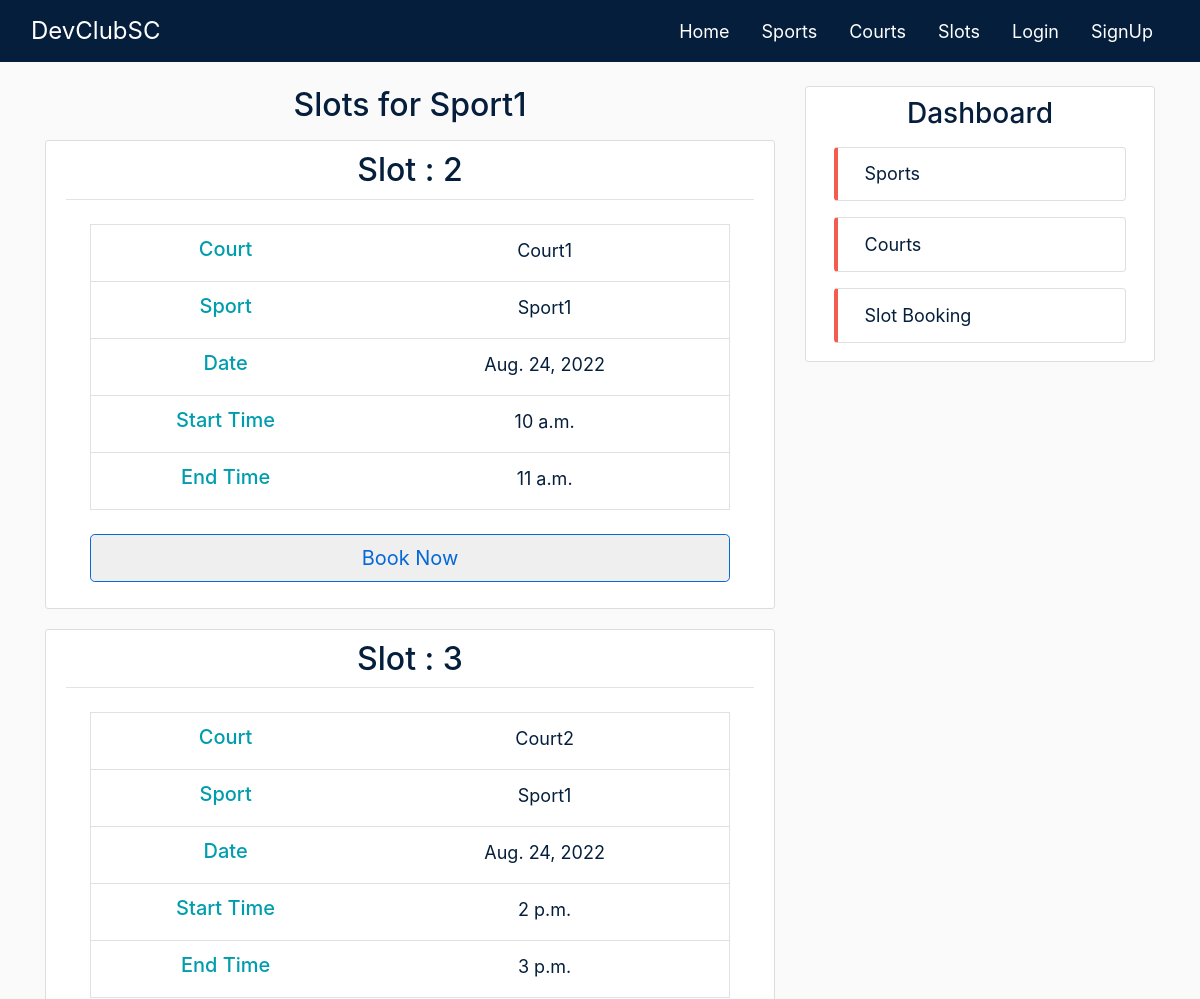
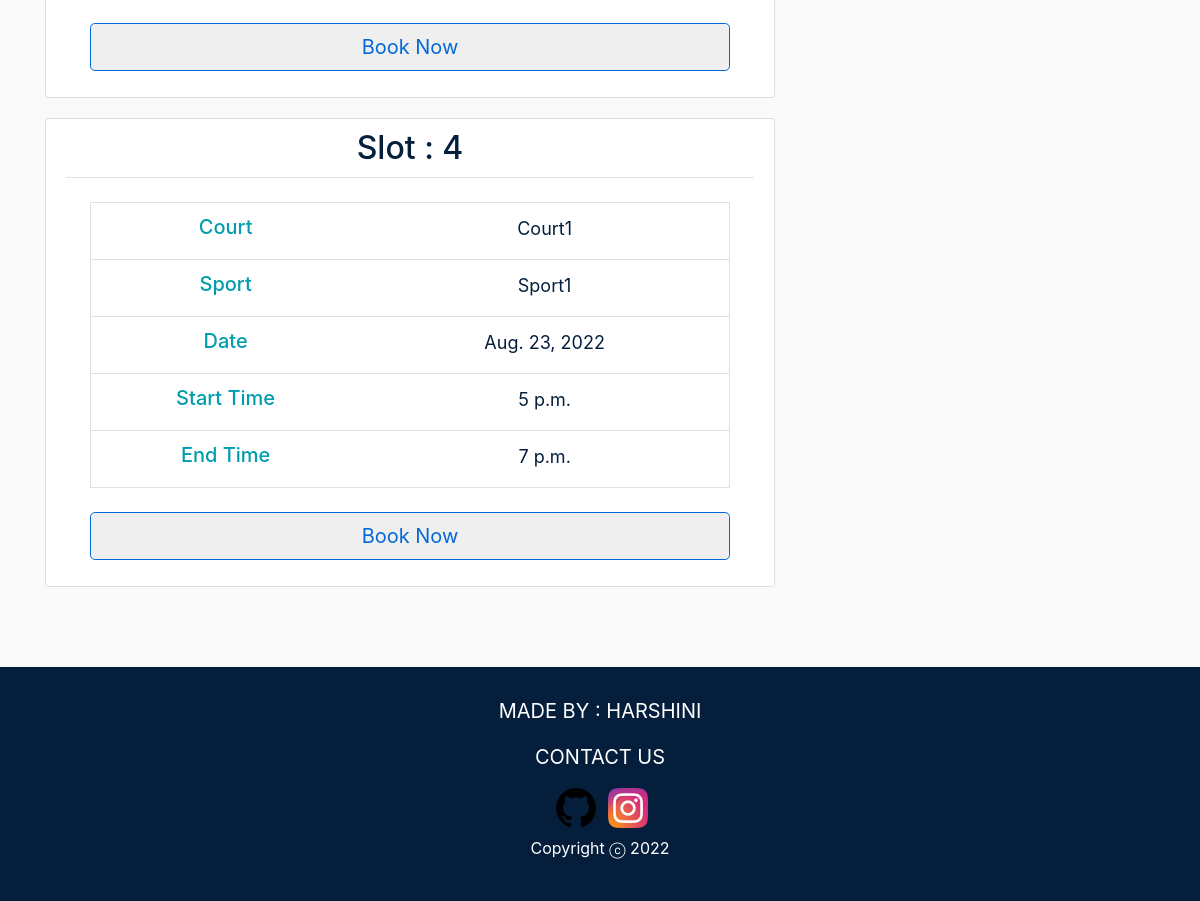
The app's page /sports/Sport1/ with its own data (2 pictures, top to bottom).
### sports/models.py (models this page shows, shortened)
class Sport(models.Model):
    name = models.CharField(max_length=100)
    courts = models.ManyToManyField(Court, blank=True)

class Slot(models.Model):
    sport = models.ForeignKey(Sport,on_delete=models.CASCADE,default='')
    court = models.ForeignKey(Court,on_delete=models.CASCADE,default='')
    date = models.DateField()
    start_time = models.TimeField()
    end_time = models.TimeField()

### courts/models.py (models this page shows, shortened)
class Court(models.Model):
    name = models.CharField(max_length=100)
    capacity = models.IntegerField()

### sports/views.py (the view)
# urls.py: path('sports/<str:name>/', SportSlotListView.as_view(), name='sport-slots'),
class SportSlotListView(ListView):
    model = Slot
    template_name = 'sports/sport_slots.html'
    context_object_name = 'slots'
    extra_context = {'staffs': Staff.objects.all()}
    def get_queryset(self):
        sport = get_object_or_404(Sport, name=self.kwargs.get('name'))
        return Slot.objects.filter(sport=sport).order_by('-date')

### sports/templates/sports/sport_slots.html (shortened to what this page needs)
{% extends 'sports/base.html' %}
{% block content %}
    <h2 class="article-title sport-detail-title centre-text mb-3">Slots for {{ view.kwargs.name }}</h2>
{% for slot in slots %}
    <article class="media content-section">
        <div class="media-body">
            <div class="article-metadata">
                <h2 class="article-title sport-detail-title">Slot : {{slot.id}}</h2>
            </div>
        <div class=" mx-4 my-4">
            <table class="table table-hover border rounded">
                <tbody>
                <tr>
                    <th scope="row" class='centre-text'><h5 class="centre-text side-header mb-2">Court</h5></th>
                    <td class='centre-text px-4'>
                        <a class="small-text small-a" href="{% url 'courts-detail' slot.court.id %}">{{ slot.court.name }}</a>
                    </td>
                </tr>
                <tr>
                    <th scope="row" class='centre-text'><h5 class="centre-text side-header mb-2">Sport</h5></th>
                    <td class='centre-text px-4'>
                        <a class="small-text small-a" href="{% url 'sports-detail' slot.sport.id %}">{{ slot.sport.name }}</a>
                    </td>
                </tr>
                <tr>
                    <th scope="row" class='centre-text'><h5 class="centre-text side-header mb-2">Date</h5></th>
                    <td class='centre-text px-4'>
                        <a class="small-text small-a" href="#">{{ slot.date }}</a>
                    </td>
                </tr>
                <tr>
                    <th scope="row" class='centre-text'><h5 class="centre-text side-header mb-2">Start Time</h5></th>
                    <td class='centre-text px-4'>
                        <a class="small-text small-a" href="#">{{ slot.start_time }}</a>
                    </td>
                </tr>
                <tr>
                    <th scope="row" class='centre-text'><h5 class="centre-text side-header mb-2">End Time</h5></th>
                    <td class='centre-text px-4'>
                        <a class="small-text small-a" href="#">{{ slot.end_time }}</a>
                    </td>
                </tr>
                </tbody>
            </table>
        </div>
            <div class="px-4">
                <form action="{%url 'add_slot' slot.id %}" method="POST">
                    <button type="submit" class="btn btn-outline btn-block btn-lg mt-1 mb-3">Book Now</button>
                </form>
            </div>
        </div>
    </article>
{% endfor %}
{% endblock content %}

### sports/static/sports/main.css (style rules this page uses)
body { background: #fafafa; color: #444444; padding-top: 62px; }
h1, h2, h3, h4, h5, h6 { color: #444444; }
.content-section { background: #ffffff; padding: 10px 20px; border: 1px solid #dddddd; border-radius: 3px; margin-bottom: 20px; }
.article-title { color: #041e3c; }
.article-metadata { padding-bottom: 1px; margin-bottom: 4px; border-bottom: 1px solid #e3e3e3; text-align: center; }
.btn { color:#0468d7 !important; border-color: #0468d7; }
.centre-text { text-align: center; }
.sport-detail-title { color: #041e3c; }
.side-header { color: #009DAE; }
.small-text { font-size: 18px; color: #041e3c; }

### records on screen
Sport: kwargs.name "Sport1"
Slot: id "2", court.name "Court1", sport.name "Sport1", date "Aug. 24, 2022", start_time "10 a.m.", end_time "11 a.m."
Slot: id "3", court.name "Court2", sport.name "Sport1", date "Aug. 24, 2022", start_time "2 p.m.", end_time "3 p.m."
Slot: id "4", court.name "Court1", sport.name "Sport1", date "Aug. 23, 2022", start_time "5 p.m.", end_time "7 p.m."
